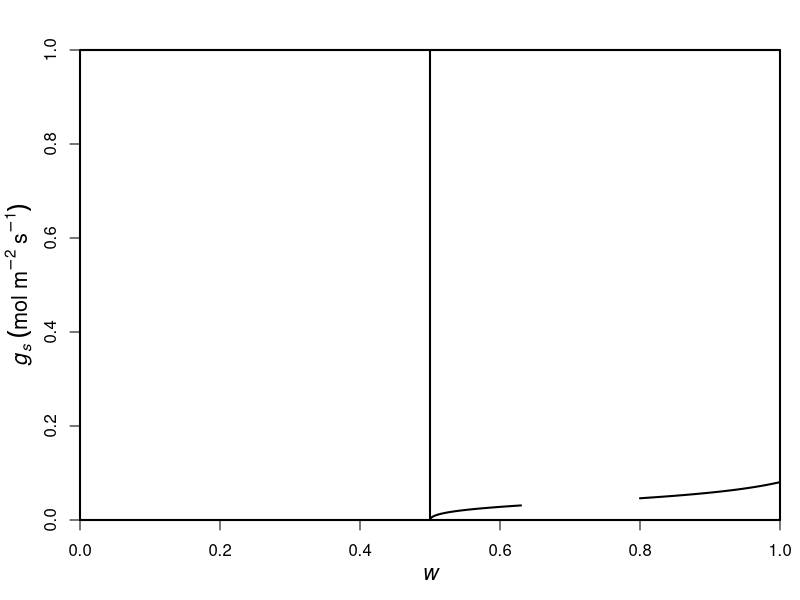

Write R code to recreate this figure.

options(digits=20)

ca1 <- 400
k1 <- 0.025
MAP1 <- 365

# w0
w0f <- function(w,
                ca=400, Vcmax=50, cp=30, Km=703, Rd=1,
                a=1.6, nZ=0.5, p=43200, l=1.8e-5, LAI=1, h=l*a*LAI/nZ*p, VPD=0.02,
                pe=-1.58*10^-3, b=4.38, h2=h/1000, kmax=5, c=5.71, d=10.05, h3=10){
  res <- ((-c)*h*h2*h3*(ca+Km)*kmax*LAI*pe*(ca*(Rd-Vcmax)+2*cp*Vcmax+Km*(Rd+Vcmax))*VPD*w^b*(-(pe/(w^b*d)))^c-c^2*h^2*h3^2*(ca*(Rd-Vcmax)+2*cp*Vcmax+Km*(Rd+Vcmax))*VPD^2*w^(2*b)*(-(pe/(w^b*d)))^(2*c)-sqrt(c*h*h3*(cp+Km)*Vcmax*(Km*Rd+ca*(Rd-Vcmax)+cp*Vcmax)*VPD*w^b*(-(pe/(w^b*d)))^c*(h2*(ca+Km)*kmax*LAI*pe+c*h*h3*VPD*w^b*(-(pe/(w^b*d)))^c)*(h2*(ca+Km)*kmax*LAI*pe+2*c*h*h3*VPD*w^b*(-(pe/(w^b*d)))^c)^2))/(w^b*(-(pe/(w^b*d)))^c)/(c*h*h3*(ca+Km)^2*VPD*(h2*(ca+Km)*kmax*LAI*pe+c*h*h3*VPD*w^b*(-(pe/(w^b*d)))^c))
  return(res^2)
}

w0 <- optimize(w0f, c(0.5, 0.9), tol=.Machine$double.eps)$minimum

# ESS
ESS1 <- function(w,
                 ca=400, Vcmax=50, cp=30, Km=703, Rd=1, LAI=1,
                 a=1.6, nZ=0.5, p=43200, l=1.8e-5, h=l*a*LAI/nZ*p, VPD=0.02,
                 pe=-1.58*10^-3, b=4.38, h2=h/1000, kmax=5, c=5.71, d=10.05, h3=10){
  
  pxf1 <- function(gs){
    ps <- pe*(w0+(1-w0)*w)^(-b)
    kf <- function(x)kmax*exp(-(-x/d)^c)
    f1 <- function(x)-((ps-x)*h2*kf(x))
    minimum <- optimize(f1, c(-20,0), tol = .Machine$double.eps)$minimum
    f2 <- function(x)((ps-x)*h2*kf(x)-h*VPD*gs)^2
    px <- optimize(f2, c(minimum, ps), tol = .Machine$double.eps)$minimum
    return(px)
  }
  pxf2 <- Vectorize(pxf1)
  
  gsmax1 <- function(w){
    ps <- pe*(w0+(1-w0)*w)^(-b)
    kf <- function(x)kmax*exp(-(-x/d)^c)
    f1 <- function(x)-((ps-x)*h2*kf(x))
    pxmin <- optimize(f1, c(-20,0), tol = .Machine$double.eps)$minimum
    gsmax <- (ps-pxmin)*h2*kf(pxmin)/(h*VPD)
    return(gsmax)
  }
  gsmax2 <- Vectorize(gsmax1)
  gsmax <- gsmax2(w)
  
  f <- function(gs){
    px <- pxf2(gs)
    test <- ((-c)*h*h2*h3*(ca+Km)*kmax*LAI*px*(-(px/d))^c*(ca*(Rd-Vcmax)+2*cp*Vcmax+Km*(Rd+Vcmax))*VPD*(w+w0-w*w0)^(2*b)-c^2*h*h3*(-(px/d))^(2*c)*(ca*(Rd-Vcmax)+2*cp*Vcmax+Km*(Rd+Vcmax))*VPD*(w+w0-w*w0)^b*(h*h3*VPD*(w+w0-w*w0)^b+ca*h2*kmax*LAI*(pe-px*(w+w0-w*w0)^b)+h2*Km*kmax*LAI*(pe-px*(w+w0-w*w0)^b))-sqrt(c*h*h3*(cp+Km)*(-(px/d))^c*Vcmax*(Km*Rd+ca*(Rd-Vcmax)+cp*Vcmax)*VPD*(w+w0-w*w0)^b*(h2*(ca+Km)*kmax*LAI*px*(w+w0-w*w0)^b+c*(-(px/d))^c*(h*h3*VPD*(w+w0-w*w0)^b+ca*h2*kmax*LAI*(pe-px*(w+w0-w*w0)^b)+h2*Km*kmax*LAI*(pe-px*(w+w0-w*w0)^b)))*(h2*(ca+Km)*kmax*LAI*px*(w+w0-w*w0)^b+c*(-(px/d))^c*(2*h*h3*VPD*(w+w0-w*w0)^b+ca*h2*kmax*LAI*(pe-px*(w+w0-w*w0)^b)+h2*Km*kmax*LAI*(pe-px*(w+w0-w*w0)^b)))^2))/((-(px/d))^c*(w+w0-w*w0)^b)/(c*h*h3*(ca+Km)^2*VPD*(h2*(ca+Km)*kmax*LAI*px*(w+w0-w*w0)^b+c*(-(px/d))^c*(h*h3*VPD*(w+w0-w*w0)^b+ca*h2*kmax*LAI*(pe-px*(w+w0-w*w0)^b)+h2*Km*kmax*LAI*(pe-px*(w+w0-w*w0)^b))))
    res <- (gs-test)^2
    return(res)
  }
  
  res <- optimize(f, c(0, gsmax), tol = .Machine$double.eps)$minimum
  return(res)
}
ESS2 <- Vectorize(ESS1)
ESS3 <- Vectorize(function(w)ifelse(w<w0, 0, ESS2((w-w0)/(1-w0))))

# mu
muf <- function(ca, k, MAP){
  
  muf1 <- function(mu,
                   pe=-1.58*10^-3, b=4.38, kmax=5, c=5.71, d=10.05, h3=10,
                   a=1.6, LAI=1, nZ=0.5, p=43200, l=1.8e-5, h=l*a*LAI/nZ*p, VPD=0.02,
                   h2=h/1000,
                   Vcmax=50, cp=30, Km=703, Rd=1,
                   MDP=MAP/365, gamma=1/(MDP/k/1000)*nZ){
    
    pxf1 <- function(w, gs){
      ps <- pe*w^(-b)
      kf <- function(x)kmax*exp(-(-x/d)^c)
      f1 <- function(x)-((ps-x)*h2*kf(x))
      minimum <- optimize(f1, c(-20,0), tol=.Machine$double.eps)$minimum
      f2 <- function(x)((ps-x)*h2*kf(x)-h*VPD*gs)^2
      px <- optimize(f2, c(minimum, ps), tol=.Machine$double.eps)$minimum
      return(px)
    }
    pxf2 <- Vectorize(pxf1)
    
    f1 <- function(w){
      w <- w
      O <- function(gs){
        px <- pxf2(w, gs)
        integrand <- function(gs)(h^2*VPD^2*((LAI*((2*ca)/gs+(2*Km)/gs+(ca^2*gs+gs*Km^2+Km*Rd+ca*(2*gs*Km+Rd-Vcmax)+2*cp*Vcmax+Km*Vcmax)^2/(ca^2*gs^2+gs^2*Km^2+(Rd-Vcmax)^2+2*ca*gs*(gs*Km+Rd-Vcmax)+2*gs*(2*cp*Vcmax+Km*(Rd+Vcmax)))^(3/2)+(-3*ca^2*gs-3*gs*Km^2-2*ca*(3*gs*Km+Rd-Vcmax)-2*(2*cp*Vcmax+Km*(Rd+Vcmax)))/(gs*sqrt(ca^2*gs^2+gs^2*Km^2+(Rd-Vcmax)^2+2*ca*gs*(gs*Km+Rd-Vcmax)+2*gs*(2*cp*Vcmax+Km*(Rd+Vcmax))))))/(h^2*VPD^2)-(2*(-1+c)*c*exp((-(px/d))^c)*h3*(-(px/d))^c*w^(2*b))/(h2^2*kmax^2*(px*w^b+c*(-(px/d))^c*(pe-px*w^b))^2)+(2*c^2*exp((-(px/d))^c)*h3*(-(px/d))^(2*c)*w^(2*b))/(h2^2*kmax^2*(px*w^b+c*(-(px/d))^c*(pe-px*w^b))^2)+(4*c*h3*(-(px/d))^c*w^b)/(gs*h*h2*kmax*VPD*(px*w^b+c*(-(px/d))^c*(pe-px*w^b)))+(2*(LAI*(-(ca/gs)-Km/gs+(ca^2*gs+gs*Km^2+Km*Rd+ca*(2*gs*Km+Rd-Vcmax)+2*cp*Vcmax+Km*Vcmax)/(gs*sqrt(ca^2*gs^2+gs^2*Km^2+(Rd-Vcmax)^2+2*ca*gs*(gs*Km+Rd-Vcmax)+2*gs*(2*cp*Vcmax+Km*(Rd+Vcmax)))))-(2*c*h*h3*(-(px/d))^c*VPD*w^b)/(gs*h2*kmax*(px*w^b+c*(-(px/d))^c*(pe-px*w^b)))))/(h^2*VPD^2)))/(gs*(-((2*gamma*((-1+exp(-(-(px/d))^c))*h3+mu-(1/2)*LAI*((-ca)*gs-gs*Km+Rd-Vcmax+sqrt(ca^2*gs^2+gs^2*Km^2+(Rd-Vcmax)^2+2*ca*gs*(gs*Km+Rd-Vcmax)+2*gs*(2*cp*Vcmax+Km*(Rd+Vcmax))))))/gs^2)+(2*b*(-1+c)*c*h*h3*pe*(-(px/d))^c*VPD*w^(-1+b))/(gs*h2*kmax*(px*w^b+c*(-(px/d))^c*(pe-px*w^b))^2)-(4*b*c^2*h*h3*pe*(-(px/d))^(2*c)*VPD*w^(-1+b))/(gs*h2*kmax*(px*w^b+c*(-(px/d))^c*(pe-px*w^b))^2)+(2*b*c*h3*pe*(-(px/d))^c)/(exp((-(px/d))^c)*(gs^2*w*(px*w^b+c*(-(px/d))^c*(pe-px*w^b))))+(-gamma+k/(gs*h*VPD))*(-((LAI*(ca+Km-(ca^2*gs+gs*Km^2+Km*Rd+ca*(2*gs*Km+Rd-Vcmax)+2*cp*Vcmax+Km*Vcmax)/sqrt(ca^2*gs^2+gs^2*Km^2+(Rd-Vcmax)^2+2*ca*gs*(gs*Km+Rd-Vcmax)+2*gs*(2*cp*Vcmax+Km*(Rd+Vcmax)))))/gs)-(2*c*h*h3*(-(px/d))^c*VPD*w^b)/(gs*h2*kmax*(px*w^b+c*(-(px/d))^c*(pe-px*w^b))))))
        res <- integrate(integrand, 0, gs, rel.tol=.Machine$double.eps^0.9)$value-(w-w0)
        return(res^2)
      }
      u <- optimize(O, c(0, ESS3(w)), tol=.Machine$double.eps)$minimum
      return(u)
    }
    
    f2 <- Vectorize(f1)
    gs1 <- f2(1)
    px1 <- pxf2(1, gs1)
    res <- (1/2)*(-2*(-1+exp(-(-(px1/d))^c))*h3-gs1^2*LAI*(-(ca/gs1)-Km/gs1+(ca^2*gs1+gs1*Km^2+Km*Rd+ca*(2*gs1*Km+Rd-Vcmax)+2*cp*Vcmax+Km*Vcmax)/(gs1*sqrt(ca^2*gs1^2+gs1^2*Km^2+(Rd-Vcmax)^2+2*ca*gs1*(gs1*Km+Rd-Vcmax)+2*gs1*(2*cp*Vcmax+Km*(Rd+Vcmax)))))+LAI*((-ca)*gs1-gs1*Km+Rd-Vcmax+sqrt(ca^2*gs1^2+gs1^2*Km^2+(Rd-Vcmax)^2+2*ca*gs1*(gs1*Km+Rd-Vcmax)+2*gs1*(2*cp*Vcmax+Km*(Rd+Vcmax))))+(2*c*gs1*h*h3*(-(px1/d))^c*VPD)/(h2*kmax*px1+c*h2*kmax*pe*(-(px1/d))^c-c*h2*kmax*px1*(-(px1/d))^c))
    return(res)
  }
  
  muf2 <- function(mu){(muf1(mu)-mu)^2}
  resf <- function(x)optimize(muf2, c(x, 1e9), tol=.Machine$double.eps)
  
  estint <- function(p1, p2, p3){
    est <- try(resf(p1), silent=TRUE)
    i <- 0
    if(inherits(est, "try-error")){
      while(inherits(est, "try-error")){
        i <- i + 1
        est <- try(resf(p1+p2*i/(10^p3)), silent=TRUE)
        message(p1+p2*i/(10^p3))
      }
    }
    return(p1+p2*i/(10^p3))
  }
  
  intlowerm1 <- estint(-20, 1, -1)
  intlower0 <- estint(intlowerm1-1e1, 1, 0)
  intlower1 <- estint(intlower0-1e0, 1, 1)
  intlower2 <- estint(intlower1-1e-1, 1, 2)
  intlower3 <- estint(intlower2-1e-2, 1, 3)
  res <- resf(intlower3)
  return(res)
}

mu1 <- muf(ca=ca1, k=k1, MAP=MAP1)
mu2 <- mu1$minimum

# gsw
gswf1 <- function(w,
                  mu=mu2,
                  ca=ca1, k=k1, MAP=MAP1,
                  pe=-1.58*10^-3, b=4.38, kmax=5, c=5.71, d=10.05, h3=10,
                  a=1.6, LAI=1, nZ=0.5, p=43200, l=1.8e-5, h=l*a*LAI/nZ*p, VPD=0.02,
                  h2=h/1000,
                  Vcmax=50, cp=30, Km=703, Rd=1,
                  MDP=MAP/365, gamma=1/(MDP/k/1000)*nZ){
  
  pxf1 <- function(w, gs){
    ps <- pe*w^(-b)
    kf <- function(x)kmax*exp(-(-x/d)^c)
    f1 <- function(x)-((ps-x)*h2*kf(x))
    minimum <- optimize(f1, c(-20,0), tol=.Machine$double.eps)$minimum
    f2 <- function(x)((ps-x)*h2*kf(x)-h*VPD*gs)^2
    px <- optimize(f2, c(minimum, ps), tol=.Machine$double.eps)$minimum
    return(px)
  }
  pxf2 <- Vectorize(pxf1)
  
  f1 <- function(w){
    w <- w
    O <- function(gs){
      px <- pxf2(w, gs)
      integrand <- function(gs)(h^2*VPD^2*((LAI*((2*ca)/gs+(2*Km)/gs+(ca^2*gs+gs*Km^2+Km*Rd+ca*(2*gs*Km+Rd-Vcmax)+2*cp*Vcmax+Km*Vcmax)^2/(ca^2*gs^2+gs^2*Km^2+(Rd-Vcmax)^2+2*ca*gs*(gs*Km+Rd-Vcmax)+2*gs*(2*cp*Vcmax+Km*(Rd+Vcmax)))^(3/2)+(-3*ca^2*gs-3*gs*Km^2-2*ca*(3*gs*Km+Rd-Vcmax)-2*(2*cp*Vcmax+Km*(Rd+Vcmax)))/(gs*sqrt(ca^2*gs^2+gs^2*Km^2+(Rd-Vcmax)^2+2*ca*gs*(gs*Km+Rd-Vcmax)+2*gs*(2*cp*Vcmax+Km*(Rd+Vcmax))))))/(h^2*VPD^2)-(2*(-1+c)*c*exp((-(px/d))^c)*h3*(-(px/d))^c*w^(2*b))/(h2^2*kmax^2*(px*w^b+c*(-(px/d))^c*(pe-px*w^b))^2)+(2*c^2*exp((-(px/d))^c)*h3*(-(px/d))^(2*c)*w^(2*b))/(h2^2*kmax^2*(px*w^b+c*(-(px/d))^c*(pe-px*w^b))^2)+(4*c*h3*(-(px/d))^c*w^b)/(gs*h*h2*kmax*VPD*(px*w^b+c*(-(px/d))^c*(pe-px*w^b)))+(2*(LAI*(-(ca/gs)-Km/gs+(ca^2*gs+gs*Km^2+Km*Rd+ca*(2*gs*Km+Rd-Vcmax)+2*cp*Vcmax+Km*Vcmax)/(gs*sqrt(ca^2*gs^2+gs^2*Km^2+(Rd-Vcmax)^2+2*ca*gs*(gs*Km+Rd-Vcmax)+2*gs*(2*cp*Vcmax+Km*(Rd+Vcmax)))))-(2*c*h*h3*(-(px/d))^c*VPD*w^b)/(gs*h2*kmax*(px*w^b+c*(-(px/d))^c*(pe-px*w^b)))))/(h^2*VPD^2)))/(gs*(-((2*gamma*((-1+exp(-(-(px/d))^c))*h3+mu-(1/2)*LAI*((-ca)*gs-gs*Km+Rd-Vcmax+sqrt(ca^2*gs^2+gs^2*Km^2+(Rd-Vcmax)^2+2*ca*gs*(gs*Km+Rd-Vcmax)+2*gs*(2*cp*Vcmax+Km*(Rd+Vcmax))))))/gs^2)+(2*b*(-1+c)*c*h*h3*pe*(-(px/d))^c*VPD*w^(-1+b))/(gs*h2*kmax*(px*w^b+c*(-(px/d))^c*(pe-px*w^b))^2)-(4*b*c^2*h*h3*pe*(-(px/d))^(2*c)*VPD*w^(-1+b))/(gs*h2*kmax*(px*w^b+c*(-(px/d))^c*(pe-px*w^b))^2)+(2*b*c*h3*pe*(-(px/d))^c)/(exp((-(px/d))^c)*(gs^2*w*(px*w^b+c*(-(px/d))^c*(pe-px*w^b))))+(-gamma+k/(gs*h*VPD))*(-((LAI*(ca+Km-(ca^2*gs+gs*Km^2+Km*Rd+ca*(2*gs*Km+Rd-Vcmax)+2*cp*Vcmax+Km*Vcmax)/sqrt(ca^2*gs^2+gs^2*Km^2+(Rd-Vcmax)^2+2*ca*gs*(gs*Km+Rd-Vcmax)+2*gs*(2*cp*Vcmax+Km*(Rd+Vcmax)))))/gs)-(2*c*h*h3*(-(px/d))^c*VPD*w^b)/(gs*h2*kmax*(px*w^b+c*(-(px/d))^c*(pe-px*w^b))))))
      res <- integrate(integrand, 0, gs)$value-(w-w0)
      return(res^2)
    }
    u <- optimize(O, c(0, ESS3(w)), tol=.Machine$double.eps)$minimum
    return(u)
  }
  
  f2 <- Vectorize(f1)
  res <- f2(w)
  return(res)
}
gswf2 <- Vectorize(gswf1)

# Figure
windows(8, 6)
par(mgp = c(2.2, 1, 0), xaxs = "i", yaxs = "i", lwd = 2, mar=c(4, 4, 2.5, 1), mfrow=c(1,1))
curve(gswf2, w0, 0.63, type="l",
      xlab = expression(italic(w)),
      ylab = expression(italic(g[s])~(mol~m^-2~s^-1)),
      xlim = c(0, 1), ylim = c(0, 1),
      cex.lab = 1.3)
curve(gswf2, 0.8, 1, add=T)
abline(v=w0)